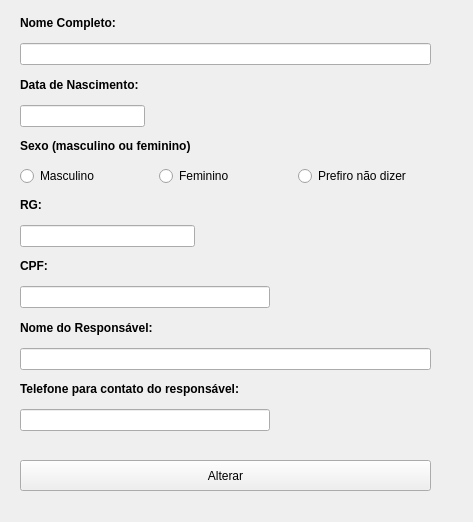
<?xml version="1.0" encoding="UTF-8"?>
<ui version="4.0">
 <class>TelaAlterar</class>
 <widget class="QWidget" name="TelaAlterar">
  <property name="geometry">
   <rect>
    <x>0</x>
    <y>0</y>
    <width>473</width>
    <height>522</height>
   </rect>
  </property>
  <property name="windowTitle">
   <string>Form</string>
  </property>
  <widget class="QWidget" name="layoutWidget">
   <property name="geometry">
    <rect>
     <x>20</x>
     <y>10</y>
     <width>411</width>
     <height>421</height>
    </rect>
   </property>
   <layout class="QVBoxLayout" name="verticalLayout">
    <item>
     <widget class="QLabel" name="label">
      <property name="text">
       <string>&lt;b&gt;Nome Completo:&lt;/b&gt;</string>
      </property>
     </widget>
    </item>
    <item>
     <widget class="QLineEdit" name="leNomeAluno"/>
    </item>
    <item>
     <widget class="QLabel" name="label_2">
      <property name="text">
       <string>&lt;b&gt;Data de Nascimento:&lt;/b&gt;</string>
      </property>
     </widget>
    </item>
    <item>
     <widget class="QLineEdit" name="leDataNascimento">
      <property name="maximumSize">
       <size>
        <width>125</width>
        <height>16777215</height>
       </size>
      </property>
     </widget>
    </item>
    <item>
     <widget class="QLabel" name="label_3">
      <property name="text">
       <string>&lt;b&gt;Sexo (masculino ou feminino)&lt;/b&gt;</string>
      </property>
     </widget>
    </item>
    <item>
     <layout class="QHBoxLayout" name="horizontalLayout">
      <item>
       <widget class="QRadioButton" name="rbMasculino">
        <property name="text">
         <string>Masculino</string>
        </property>
       </widget>
      </item>
      <item>
       <widget class="QRadioButton" name="rbFeminino">
        <property name="text">
         <string>Feminino</string>
        </property>
       </widget>
      </item>
      <item>
       <widget class="QRadioButton" name="rbNaoDizer">
        <property name="text">
         <string>Prefiro não dizer</string>
        </property>
       </widget>
      </item>
     </layout>
    </item>
    <item>
     <widget class="QLabel" name="label_4">
      <property name="text">
       <string>&lt;b&gt;RG:&lt;/b&gt;</string>
      </property>
     </widget>
    </item>
    <item>
     <widget class="QLineEdit" name="leRG">
      <property name="maximumSize">
       <size>
        <width>175</width>
        <height>16777215</height>
       </size>
      </property>
     </widget>
    </item>
    <item>
     <widget class="QLabel" name="label_5">
      <property name="text">
       <string>&lt;b&gt;CPF:&lt;/b&gt;</string>
      </property>
     </widget>
    </item>
    <item>
     <widget class="QLineEdit" name="leCPF">
      <property name="minimumSize">
       <size>
        <width>50</width>
        <height>0</height>
       </size>
      </property>
      <property name="maximumSize">
       <size>
        <width>250</width>
        <height>16777215</height>
       </size>
      </property>
     </widget>
    </item>
    <item>
     <widget class="QLabel" name="label_7">
      <property name="text">
       <string>&lt;b&gt;Nome do Responsável:&lt;/b&gt;</string>
      </property>
     </widget>
    </item>
    <item>
     <widget class="QLineEdit" name="leNomeResponsavel"/>
    </item>
    <item>
     <widget class="QLabel" name="label_8">
      <property name="text">
       <string>&lt;b&gt;Telefone para contato do responsável:&lt;/b&gt;</string>
      </property>
     </widget>
    </item>
    <item>
     <widget class="QLineEdit" name="leTelefoneResponsavel">
      <property name="maximumSize">
       <size>
        <width>250</width>
        <height>16777215</height>
       </size>
      </property>
     </widget>
    </item>
   </layout>
  </widget>
  <widget class="QPushButton" name="pushButton">
   <property name="geometry">
    <rect>
     <x>20</x>
     <y>460</y>
     <width>411</width>
     <height>31</height>
    </rect>
   </property>
   <property name="text">
    <string>Alterar</string>
   </property>
  </widget>
 </widget>
 <resources/>
 <connections/>
</ui>
